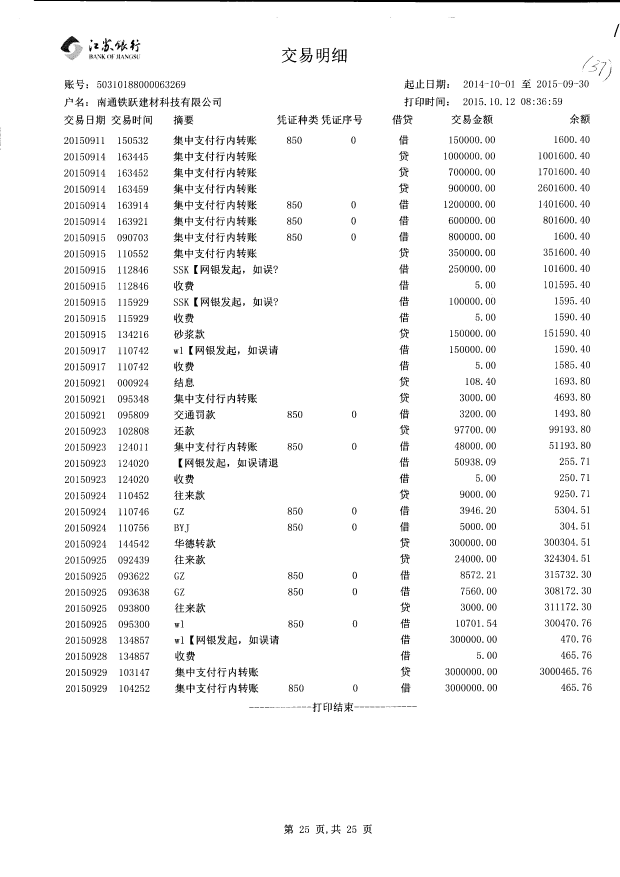
//> input picture b100001.jpg, 2480 x 3507 px (shown at 1/4 size)
$ ./EdgeDetect   (built with g++ and OpenCV 4)
//> lines starting //> are read from the running program, lines starting //| are printed output that depends on the picture; after the words box and inside, x2 and y2 are one past the last pixel; in counts of white or black regions, pixels touching at a corner belong together
#include <opencv2\opencv.hpp>
#include <iostream>
#include <string>
#include <cstdlib>
using namespace cv;
using namespace std;

//#define debug

int main(){
	float thresh = 1 / 16;
	Mat src = imread("b100001.jpg");
//> src is the input picture: 3507 rows x 2480 cols, CV_8UC3; min 0, max 255, mean 245.6
	Mat img;
	if (!src.data){
		cout << "Load image failed!" << endl;
		return -1;
	}
	threshold(src, img, 127, 255, THRESH_BINARY);
//> img: 3507 rows x 2480 cols, CV_8UC3; 96.3% white; 2156 black regions (383 under 20 px), largest, box (x1, y1, x2, y2) and area: (135, 0, 2480, 10) 17117, (241, 144, 318, 210) 1803, (1328, 191, 1387, 250) 1160
	//medianBlur(img, img, 3);
	//blur(src, img, Size(3,3));
	resize(img, img, Size(img.cols / 4, img.rows / 4));
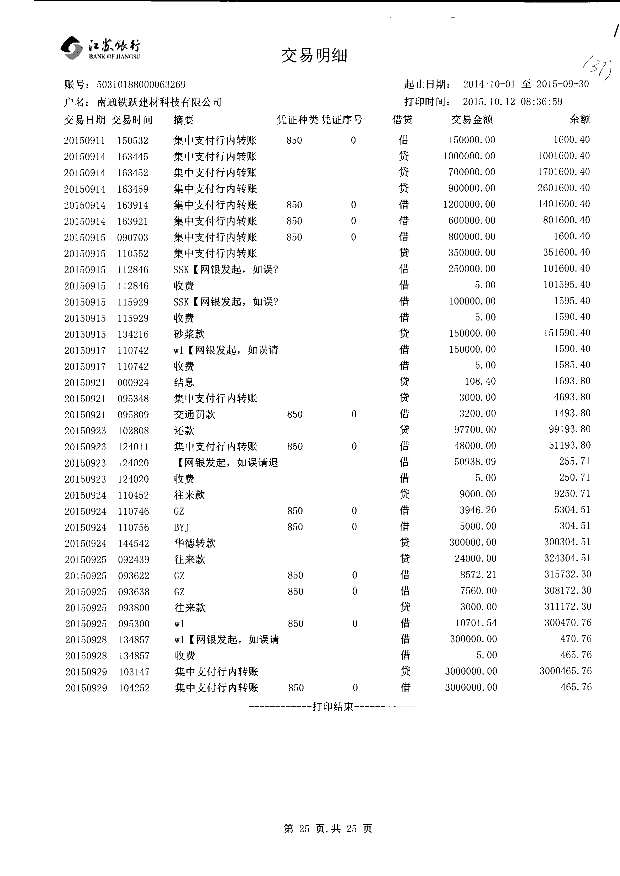
//> img: 876 rows x 620 cols, CV_8UC3; min 0, max 255, mean 245.6
	int nr = img.rows;
//> nr = 876
	int nc = img.cols;
//> nc = 620

	for (int j = 5; j < nc / 2; j++){
		int count = 0;
		for (int i = 5; i < nr / 2; i++){
			if ( (int)(img.at<uchar>(i, j)) < 10)
				count++;
		}
		if(count > thresh * nr){
			line(img, Point(j - 1, 0), Point(j - 1, nr), Scalar(0, 0, 255));
			break;
		}
	}
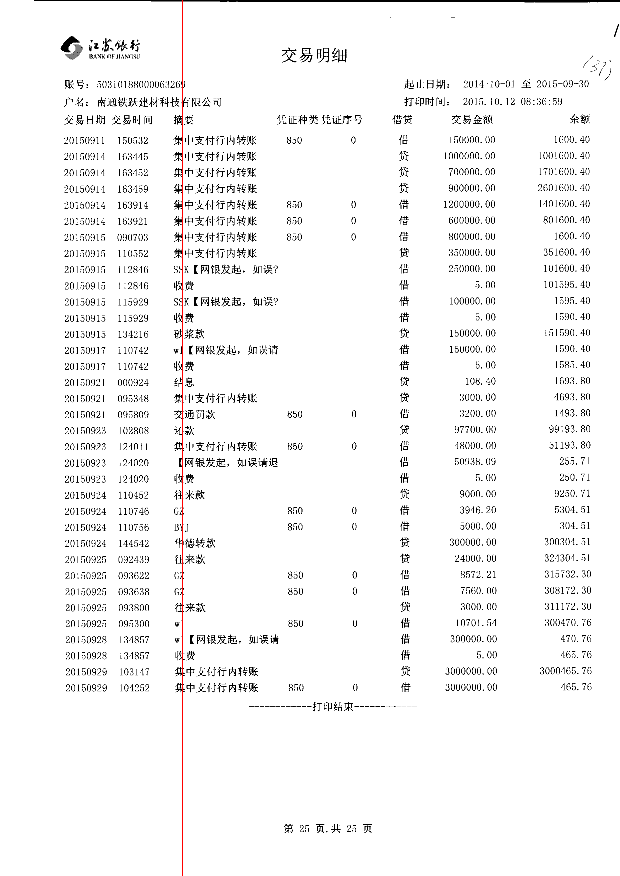
//> img: 876 rows x 620 cols, CV_8UC3; 0.16% of pixels changed, all inside (x1, y1, x2, y2) = (182, 0, 183, 876)
#ifdef debug1
			cout << "Point value: " << Point(j - 1, i) << " " << (int)data[j] << endl;
#endif

#ifdef debug
				cout << (int)data[j] << endl;
				cout << "point: " << Point(j - 1, i) << endl;
				circle(img, Point(j - 1, i), 3, Scalar(255, 0, 0));
#endif

	namedWindow("picture");
	imshow("picture", img);
	waitKey();
	return 0;
}

$ run again, with b00002.jpg copied over b100001.jpg
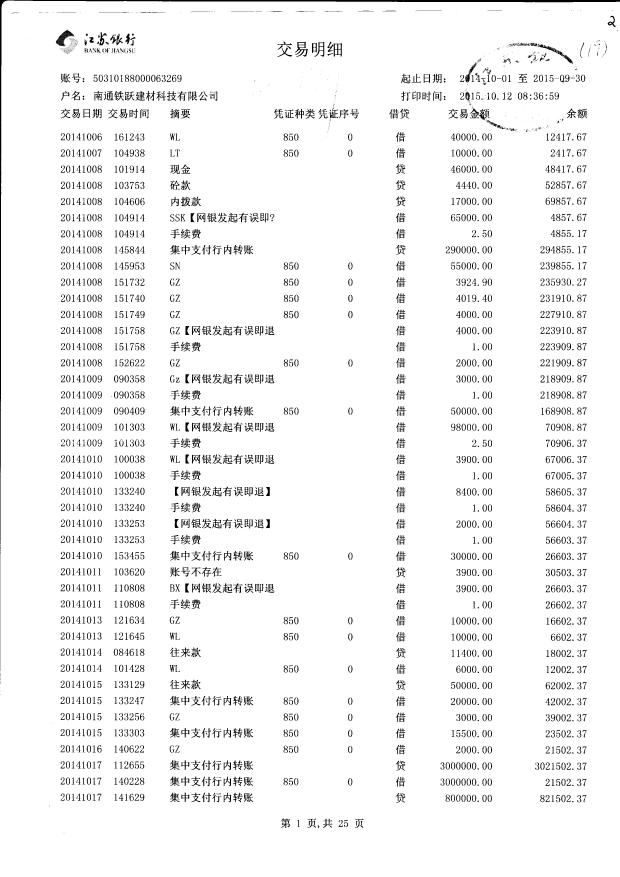
//> input picture b00002.jpg, 2480 x 3507 px (shown at 1/4 size)
//> src is the input picture: 3507 rows x 2480 cols, CV_8UC3; min 0, max 255, mean 244
//> `resize(img, img, Size(img.cols / 4, img.rows / 4));`:
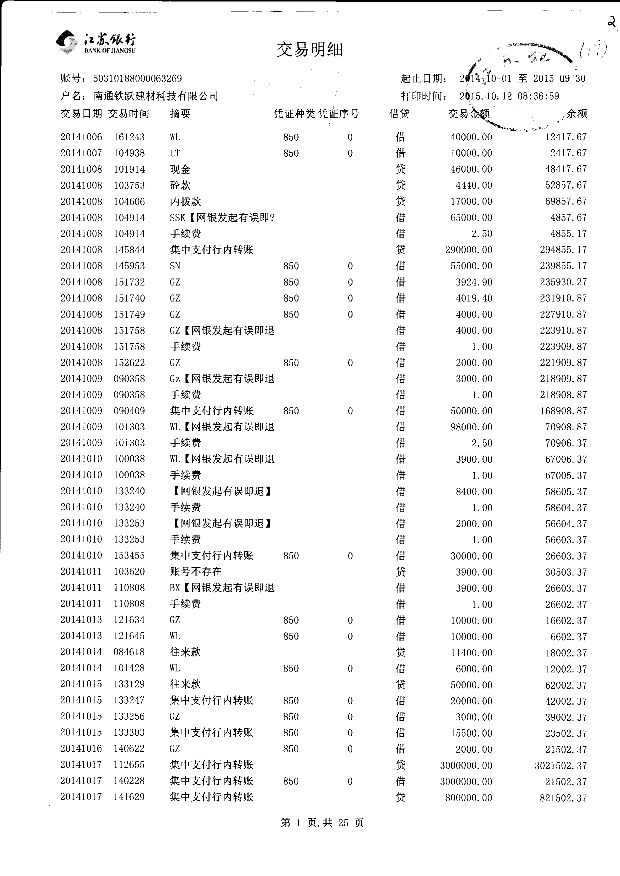
//> img: 876 rows x 620 cols, CV_8UC3; min 0, max 255, mean 244.1
//> the loop `for (int j = 5; j < nc / 2; j++)` made 1 pass
//> count on pass 1: 2
//> after the loop `for (int j = 5; j < nc / 2; j++)`:
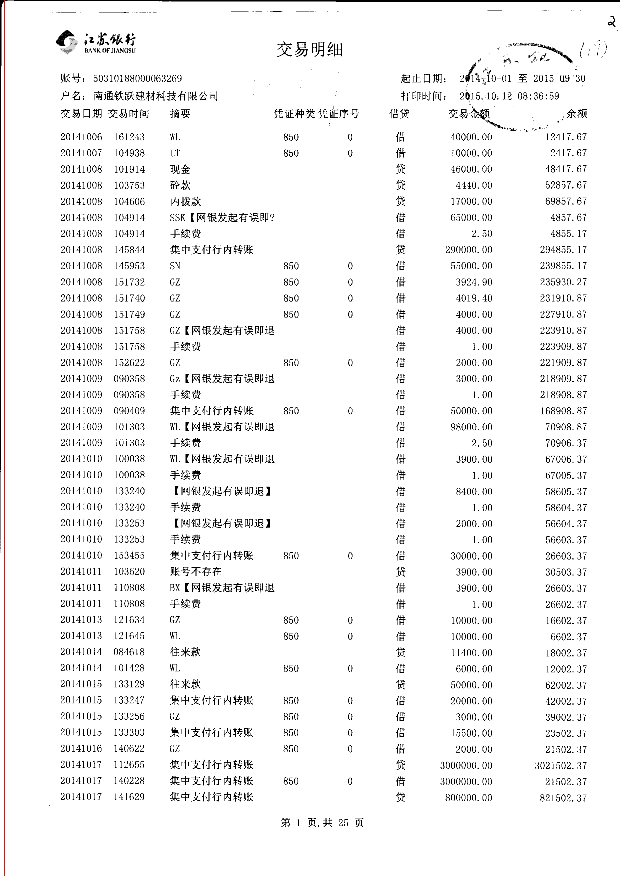
//> img: 876 rows x 620 cols, CV_8UC3; 0.16% of pixels changed, all inside (x1, y1, x2, y2) = (4, 0, 5, 876)
